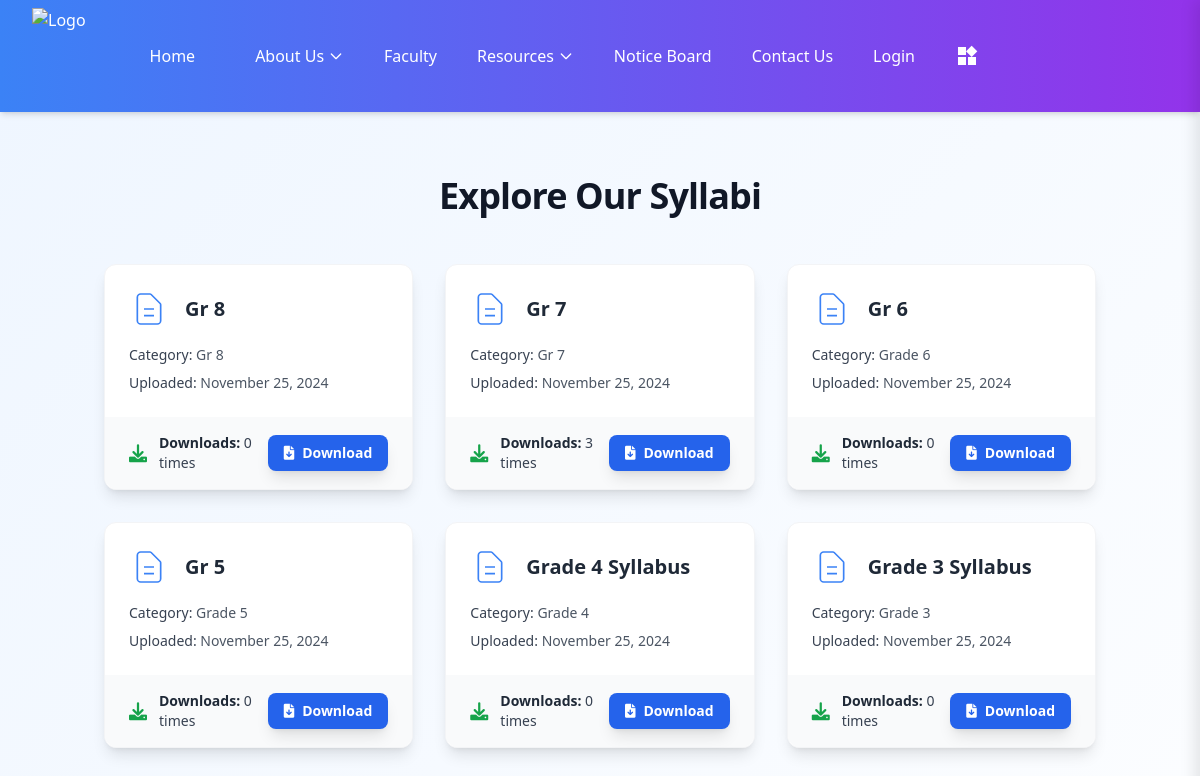
Page /syllabus/list on the committed database.
### syllabus/models.py (models this page shows, shortened)
class Syllabus(models.Model):
    category = models.ForeignKey(SyllabusCategory, on_delete=models.CASCADE, related_name='syllabuses')
    title = models.CharField(max_length=200)
    file = models.FileField(
        upload_to='syllabi/',
        validators=[FileExtensionValidator(['pdf'])],
        help_text="Upload only PDF files"
    )
    description = models.TextField(blank=True, null=True)
    uploaded_at = models.DateTimeField(auto_now_add=True)
    is_active = models.BooleanField(default=True)
    download_count = models.PositiveIntegerField(default=0)  # New field to track downloads
    class Meta:
        ordering = ['-uploaded_at']
        verbose_name_plural = "Syllabi"

class SyllabusCategory(models.Model):
    name = models.CharField(max_length=100, unique=True)
    description = models.TextField(blank=True, null=True)
    class Meta:
        verbose_name_plural = "Syllabus Categories"

### syllabus/views.py (the view)
# urls.py: path('list', views.syllabus_list, name='syllabus_list'),
def syllabus_list(request):
    syllabi = Syllabus.objects.filter(is_active=True)  # Only active syllabi
    return render(request, 'syllabus/syllabus_list.html', {'syllabi': syllabi})

### syllabus/templates/syllabus/syllabus_list.html (shortened to what this page needs)
{% extends "mainbase.html" %}
{% block content %}
<div class="bg-gradient-to-br from-blue-50 to-white mt-20 min-h-screen">
    <div class="container mx-auto px-4 pt-24 pb-12">
        <div class="max-w-4xl mx-auto text-center mb-12">
            <h1 class="text-4xl font-extrabold text-gray-900 mb-4 tracking-tight">
                Explore Our Syllabi
            </h1>
        </div>
        <main class="max-w-6xl mx-auto">
            {% if syllabi %}
                <div class="grid grid-cols-1 md:grid-cols-2 lg:grid-cols-3 gap-8">
                    {% for syllabus in syllabi %}
                        <div class="bg-white rounded-xl shadow-lg hover:shadow-xl transition-all duration-300 transform hover:-translate-y-2 border border-gray-100">
                            <div class="p-6">
                                <div class="flex items-center mb-4">
                                    <h2 class="text-xl font-bold text-gray-800 truncate">
                                        {{ syllabus.title }}
                                    </h2>
                                </div>
                                <div class="space-y-2 text-sm text-gray-600">
                                    <p>
                                        <span class="font-medium text-gray-700">Category:</span>
                                        {{ syllabus.category.name }}
                                    </p>
                                    <p>
                                        <span class="font-medium text-gray-700">Uploaded:</span>
                                        {{ syllabus.uploaded_at|date:"F j, Y" }}
                                    </p>
                                </div>
                            </div>
                            <div class="bg-gray-50 px-6 py-4 flex justify-between items-center rounded-b-xl">
                            <div class="flex items-center space-x-3">
                                <i class="fas fa-download text-green-600 text-lg"></i>
                                <span class="font-medium text-gray-700 text-sm">
                                    <span class="font-semibold text-gray-800">Downloads:</span> {{ syllabus.download_count }} times
                                </span>
                            </div>
                            <a href="{% url 'syllabus:syllabus_download' syllabus.id %}"
                            class="inline-flex items-center px-4 py-2 bg-blue-600 text-white rounded-lg shadow-lg hover:bg-blue-700 hover:shadow-xl transition-transform transform hover:-translate-y-1 duration-300">
                                <i class="fas fa-file-download mr-2 text-sm"></i>
                                <span class="text-sm font-semibold">Download</span>
                            </a>
                        </div>
                        </div>
                    {% endfor %}
                </div>
            {% endif %}
        </main>
    </div>
</div>
{% endblock %}

### home/templates/mainbase.html (style rules this page uses)
body, html { margin: 0; padding: 0; height: 100%; }
main { flex-grow: 1; }
.container { align-items: center; justify-content: space-between; }
.container { margin: 0 auto; }

### rows in the picture
Syllabus: title "Gr 8", category.name "Gr 8", uploaded_at "November 25, 2024", download_count "0"
Syllabus: title "Gr 7", category.name "Gr 7", uploaded_at "November 25, 2024", download_count "3"
Syllabus: title "Gr 6", category.name "Grade 6", uploaded_at "November 25, 2024", download_count "0"
Syllabus: title "Gr 5", category.name "Grade 5", uploaded_at "November 25, 2024", download_count "0"
Syllabus: title "Grade 4 Syllabus", category.name "Grade 4", uploaded_at "November 25, 2024", download_count "0"
Syllabus: title "Grade 3 Syllabus", category.name "Grade 3", uploaded_at "November 25, 2024", download_count "0"
